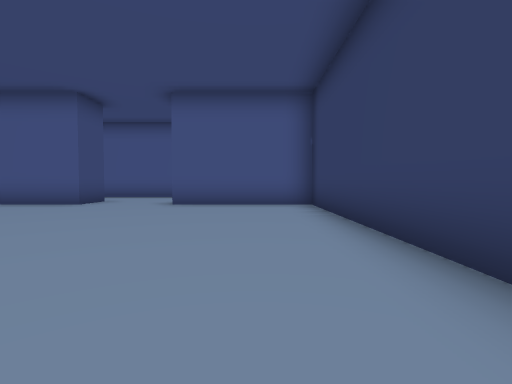
view 1 (above)

24 first-person views from a walk through a Unity game level. The camera is 1.2 m above the floor, tilts 2° down and sees 85° across. The floor is counted in squares, 2 m on a side. Each view is taken from the middle of a square. On the plan, view 1 faces up. The plan holds only what a view shows up to about 9 squares ahead; the rest is blank. The place goes on beyond the plan.

view 2
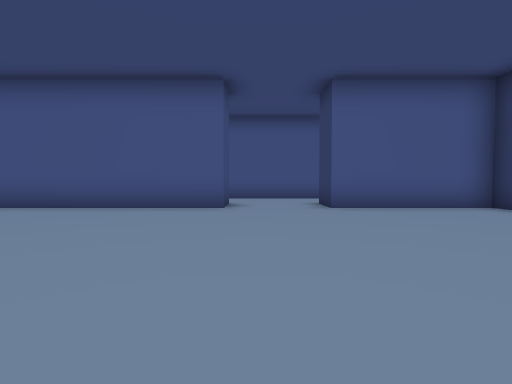

view 3
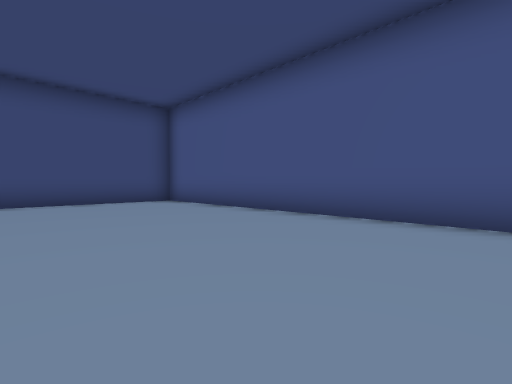

view 4
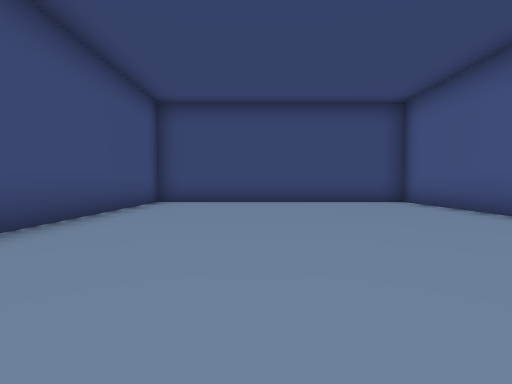

view 5
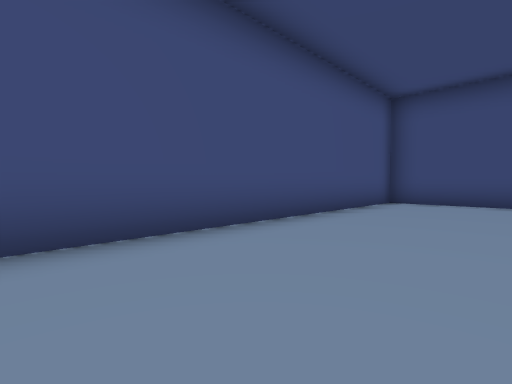

view 6
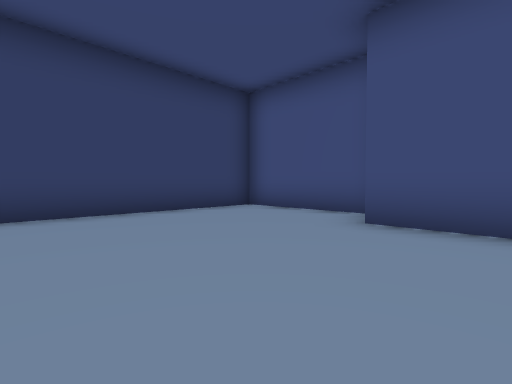

view 7
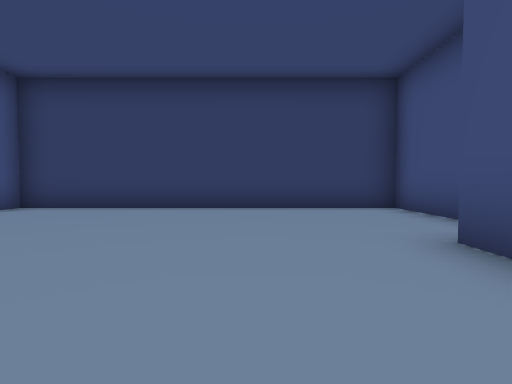

view 8
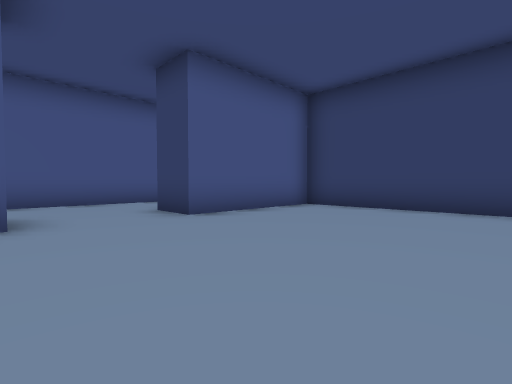

view 9
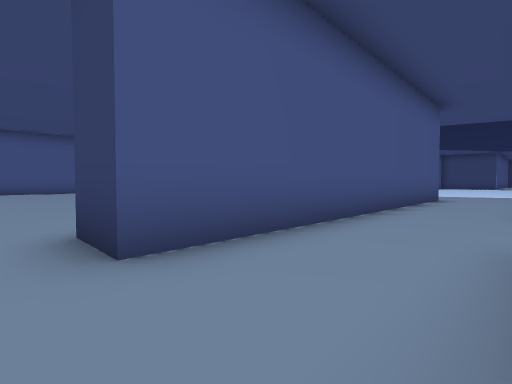

view 10
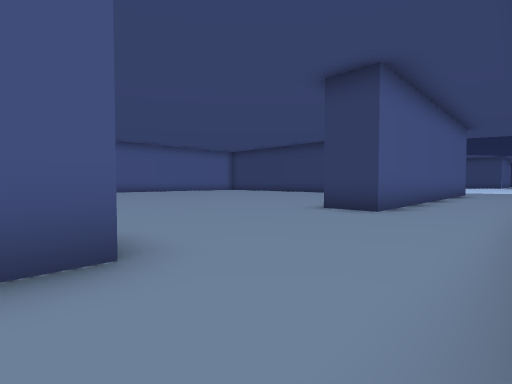

view 11
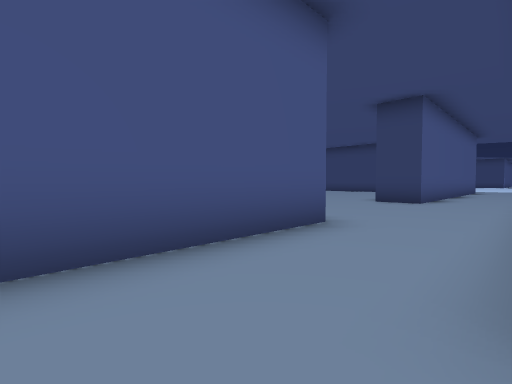

view 12
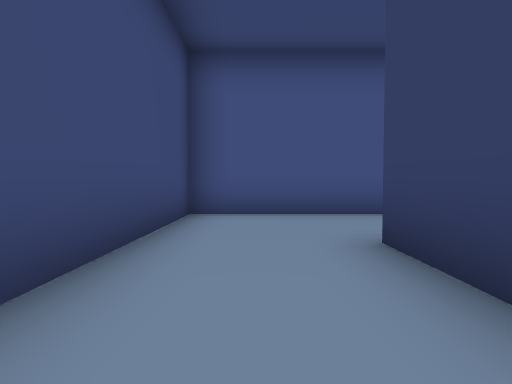

view 13
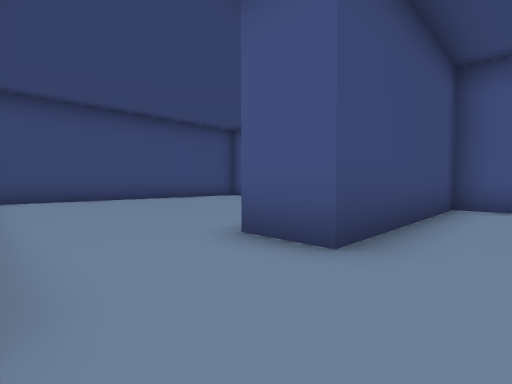

view 14
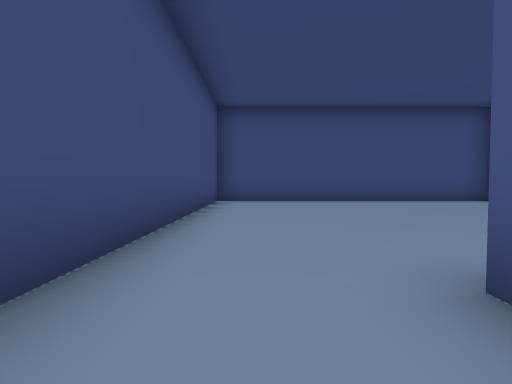

view 15
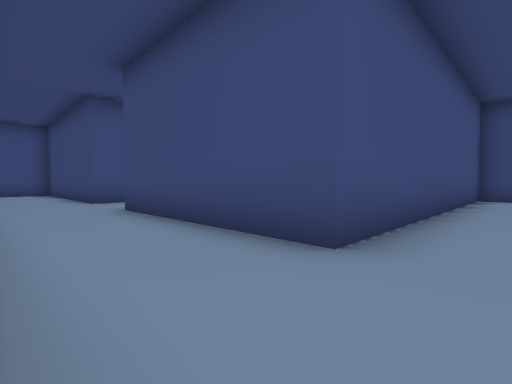

view 16
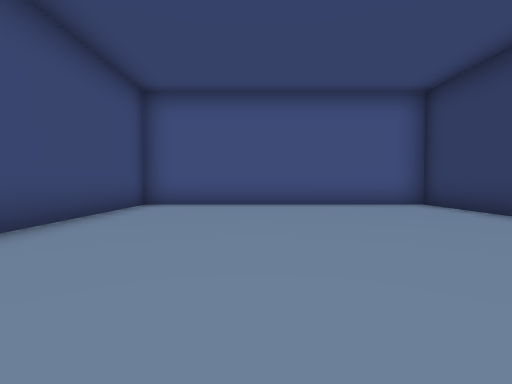

view 17
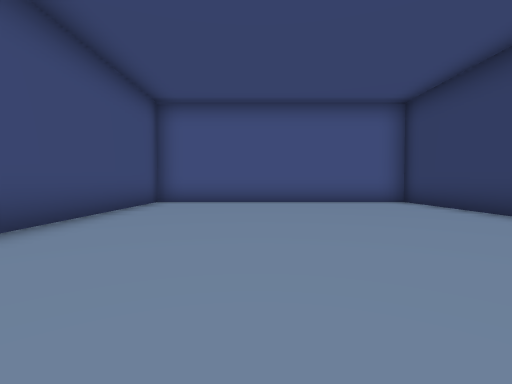

view 18
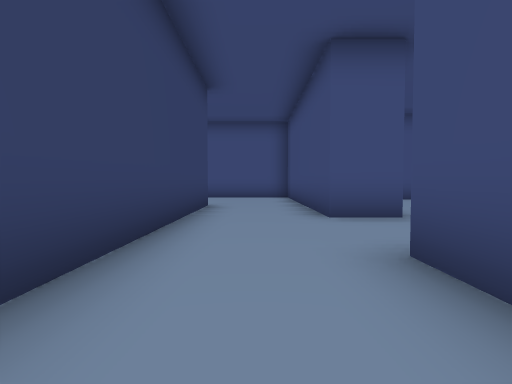

view 19
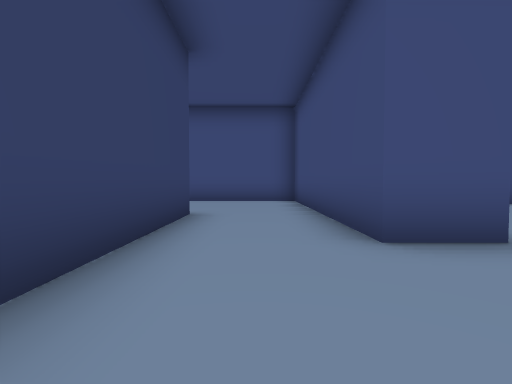

view 20
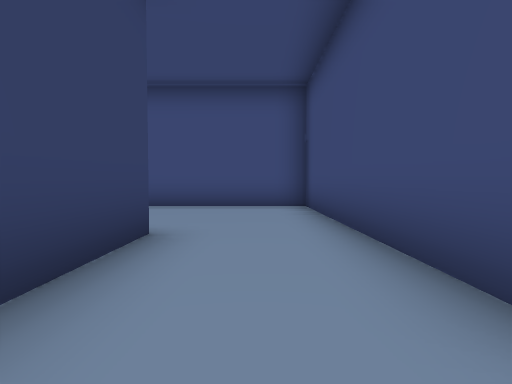

view 21
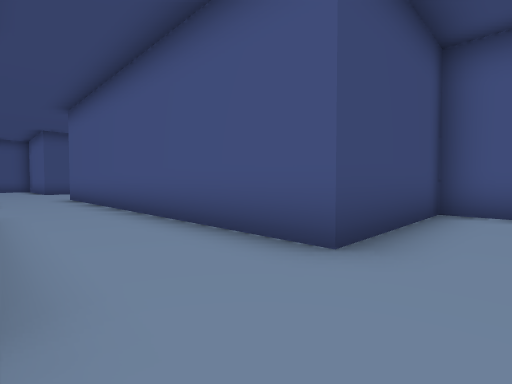

view 22
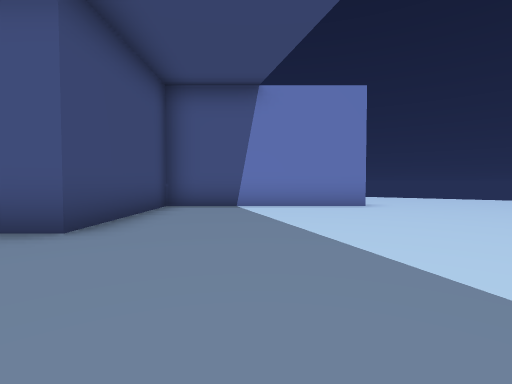

view 23
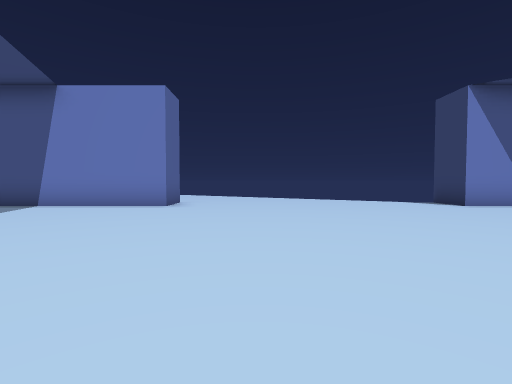

view 24
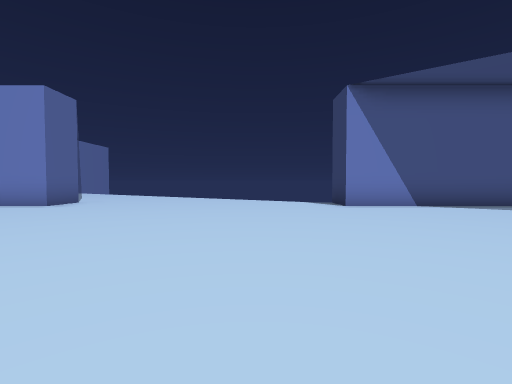

### Floor plan
Points are (right, up) in squares from view 1. A wall is a line through its corners. A room is listed if a view was taken in it or the views show most of it. See-through windows are left out.
Room 1 (views 1, 2, 3, 4, 5, 6, 7, 8)
walls: (-4.7, 7.5) (-13.5, 7.5) (-13.5, 0) (-2.2, 0); (-1.8, -1.3) (1.5, -1.3) (1.5, 7.5) (-2.2, 7.5)
ways out: opening at (-3.5, 8) to room 2
Room 2 (views 9, 10, 11, 12, 13, 14, 15, 16, 17, 18, 19, 20, 21, 22, 23, 24)
walls: (-2.2, 7.5) (-2.2, 8.8); (-4.7, 8.8) (-4.7, 7.5); (-12.1, 11.2) (-17.3, 11.2) (-17.3, 6.3) (-18.5, 6.3); (7.8, 16.2) (7.8, 15) (2.8, 15) (2.8, 11.2) (-7.2, 11.2) (-7.2, 12.5); (-14.8, 7.2) (-14.8, 8.8); (-18.5, 8.9) (-18.5, 12.5) (-26, 12.5) (-26, 3.8) (-17.3, 3.8) (-17.3, -1.2); (18.5, 15) (15.3, 15) (15.3, 16.2); (-14.8, -6.2) (-14.8, -0.2); (-18.6, -3.7) (-17.3, -3.7) (-17.3, -10) (-13.2, -10)
ways out: opening at (-3.5, 8) to room 1; opening at (-18, -2.5); opening at (-14, -8)

Positions as (right, up) in squares from view 1, and headings:
1: (0, 0), facing up
2: (-4, 1), facing up
3: (-5, 3), facing up-left
4: (-5, 3), facing left
5: (-5, 3), facing down-left
6: (-4, 4), facing down-right
7: (-5, 2), facing right
8: (-5, 3), facing up-right
9: (-8, 9), facing up-right
10: (-13, 9), facing up-right
11: (-16, 9), facing up-right
12: (-16, 6), facing up
13: (-16, 4), facing up-left
14: (-17, 5), facing left
15: (-15, 5), facing down-left
16: (-23, 5), facing up
17: (-23, 4), facing up
18: (-16, 1), facing down
19: (-16, -1), facing down
20: (-16, -3), facing down
21: (4, 9), facing up-left
22: (5, 8), facing up
23: (10, 8), facing up
24: (13, 8), facing up
